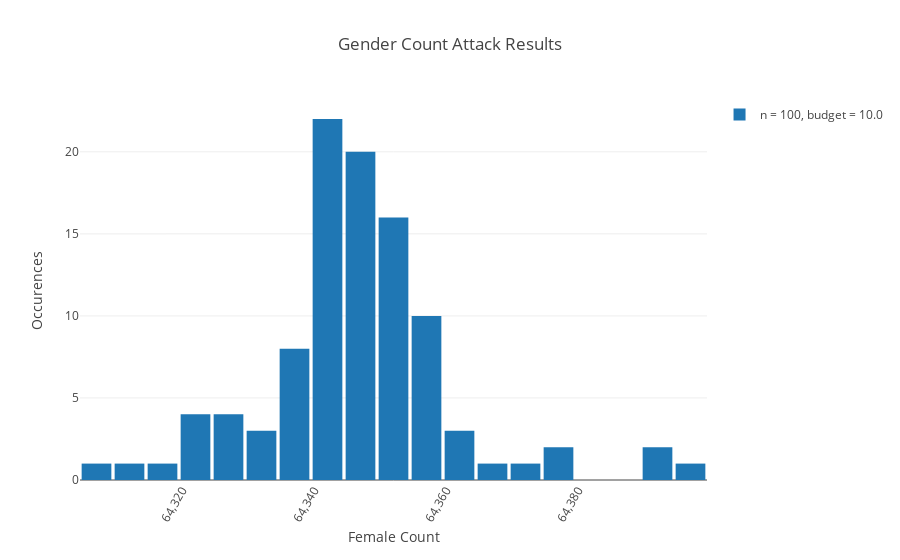
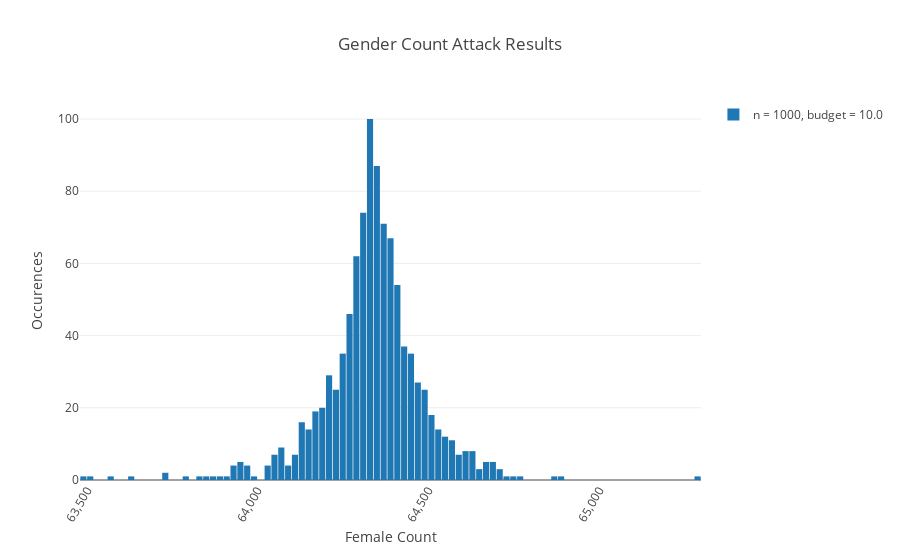

The notebook cell these images were saved under, in order:
### Markdown cell above
## Privacy Budget

In practice, we need to be able to protect database members from an adversary when the query can be run multiple times. We will only consider the case when the exact same query is run at most $n$ times, and will not consider the problem of similar queries being used to extract the same data in a slightly different form.

We define values for $\epsilon_{total}$ and $n$, applying the differential privacy $\epsilon_i = \frac{\epsilon_{total}}{n}$ each time, and display a histogram of the returned value.

### Code cell
from IPython.display import display
from ipywidgets import interact, interactive, fixed, interact_manual
import ipywidgets as widgets
import numpy as np
from plotly.offline import download_plotlyjs, init_notebook_mode, iplot
import plotly.graph_objs as go

# This is to use ployly offline
init_notebook_mode(connected=True)

iframe = None

# Number of query runs (n)
n = widgets.BoundedIntText(value=100, min=1, max=1000, description='n:')

# Privacy budget (\epsilon_{total})
budget = widgets.BoundedFloatText(value=10, min=1, description=r'$\epsilon_{total}$:')

# Fancy progress bar 🎩
progress = widgets.FloatProgress(min=0,max=100, step=1, description='Progress:')


def run(button):
    results = []
    epsilon_i = budget.value / n.value
    
    for i in range(0, n.value):
        results.append(single_value_differential_privacy(epsilon=epsilon_i))
        progress.value = (i + 1) / n.value * 100
        
    data = [go.Histogram(x=results, name="n = {}, budget = {}".format(n.value, budget.value))]
    layout = go.Layout(
        title='Gender Count Attack Results', 
        xaxis={'title':'Female Count', 'tickangle': 300, 'exponentformat': 'none'}, 
        yaxis={'title':'Occurences'},
        showlegend=True,
        bargap=0.1)
    
    iplot({"data": data, "layout": layout})        

button = widgets.Button(description="Run Attack")
button.on_click(run)

display(n)
display(budget)
display(progress)
display(button)

### Figure 1 — Plotly figure (JSON) as saved in the notebook; plotly's stock layout.template omitted (floating-point values rounded to 4 significant figures)
{"data": [{"name": "n = 100, budget = 10.0", "type": "histogram", "x": [64350, 64334, 64315, 64396, 64350, 64335, 64343, 64348, 64343, 64358, 64339, 64350, 64351, 64342, 64348, 64354, 64338, 64345, 64350, 64340, 64338, 64340, 64357, 64347, 64325, 64341, 64329, 64321, 64341, 64341, 64336, 64352, 64375, 64349, 64349, 64349, 64341, 64349, 64348, 64322, 64390, 64343, 64331, 64336, 64346, 64355, 64344, 64345, 64341, 64342, 64353, 64352, 64350, 64362, 64364, 64349, 64359, 64355, 64330, 64346, 64351, 64342, 64348, 64355, 64344, 64321, 64342, 64351, 64340, 64351, 64360, 64358, 64351, 64342, 64336, 64326, 64377, 64355, 64327, 64346, 64305, 64312, 64343, 64344, 64391, 64335, 64366, 64346, 64358, 64324, 64349, 64345, 64349, 64340, 64354, 64370, 64347, 64340, 64353, 64358]}], "layout": {"bargap": 0.1, "showlegend": true, "title": "Gender Count Attack Results", "xaxis": {"exponentformat": "none", "tickangle": 300, "title": "Female Count"}, "yaxis": {"title": "Occurences"}}}

### Figure 2 — Plotly figure (JSON) as saved in the notebook; plotly's stock layout.template omitted (floating-point values rounded to 4 significant figures; data arrays with more than 128 entries replaced by an {"elided": "..."} marker saying what was removed)
{"data": [{"name": "n = 1000, budget = 10.0", "type": "histogram", "x": {"elided": "1000 int values"}}], "layout": {"bargap": 0.1, "showlegend": true, "title": "Gender Count Attack Results", "xaxis": {"exponentformat": "none", "tickangle": 300, "title": "Female Count"}, "yaxis": {"title": "Occurences"}}}
